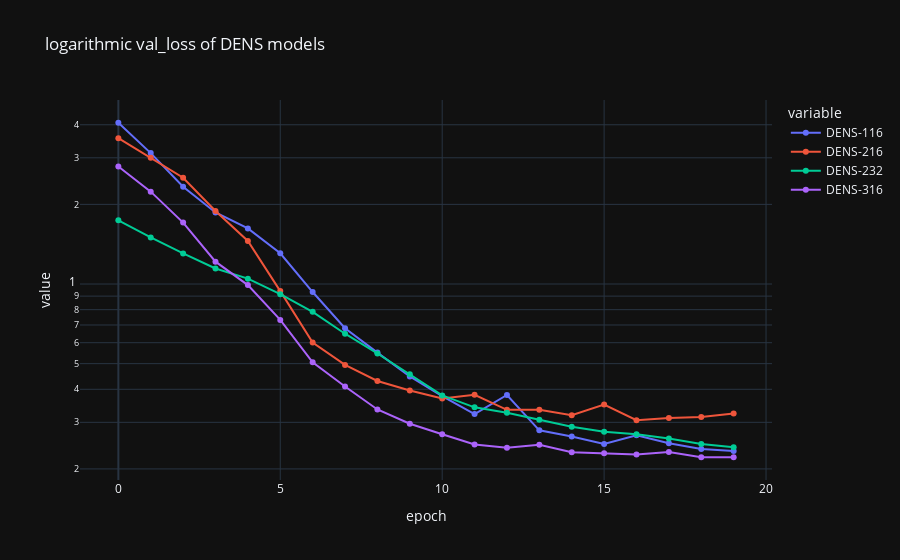

Notebook source saved alongside this figure:
### Code cell
plot_selection_metric("DENS")

### Figure 1 — Plotly figure (JSON) as saved in the notebook; plotly's stock layout.template omitted (floating-point values rounded to 4 significant figures)
{"data": [{"hovertemplate": "variable=DENS-116<br>epoch=%{x}<br>value=%{y}<extra></extra>", "legendgroup": "DENS-116", "line": {"color": "#636efa", "dash": "solid"}, "marker": {"symbol": "circle"}, "mode": "lines+markers", "name": "DENS-116", "orientation": "v", "showlegend": true, "type": "scatter", "x": [0, 1, 2, 3, 4, 5, 6, 7, 8, 9, 10, 11, 12, 13, 14, 15, 16, 17, 18, 19], "xaxis": "x", "y": [4.07, 3.125, 2.331, 1.865, 1.622, 1.307, 0.9326, 0.6807, 0.5506, 0.4472, 0.3771, 0.3226, 0.3806, 0.2798, 0.2651, 0.2486, 0.2679, 0.2503, 0.2381, 0.2339], "yaxis": "y"}, {"hovertemplate": "variable=DENS-216<br>epoch=%{x}<br>value=%{y}<extra></extra>", "legendgroup": "DENS-216", "line": {"color": "#EF553B", "dash": "solid"}, "marker": {"symbol": "circle"}, "mode": "lines+markers", "name": "DENS-216", "orientation": "v", "showlegend": true, "type": "scatter", "x": [0, 1, 2, 3, 4, 5, 6, 7, 8, 9, 10, 11, 12, 13, 14, 15, 16, 17, 18, 19], "xaxis": "x", "y": [3.56, 2.999, 2.522, 1.888, 1.455, 0.9401, 0.6011, 0.4944, 0.4301, 0.3959, 0.369, 0.3814, 0.3346, 0.3348, 0.3192, 0.3501, 0.3058, 0.3119, 0.314, 0.3242], "yaxis": "y"}, {"hovertemplate": "variable=DENS-232<br>epoch=%{x}<br>value=%{y}<extra></extra>", "legendgroup": "DENS-232", "line": {"color": "#00cc96", "dash": "solid"}, "marker": {"symbol": "circle"}, "mode": "lines+markers", "name": "DENS-232", "orientation": "v", "showlegend": true, "type": "scatter", "x": [0, 1, 2, 3, 4, 5, 6, 7, 8, 9, 10, 11, 12, 13, 14, 15, 16, 17, 18, 19], "xaxis": "x", "y": [1.742, 1.5, 1.305, 1.145, 1.048, 0.9152, 0.7848, 0.6489, 0.5462, 0.4555, 0.3792, 0.3418, 0.3258, 0.307, 0.2887, 0.2766, 0.2704, 0.2607, 0.2486, 0.2418], "yaxis": "y"}, {"hovertemplate": "variable=DENS-316<br>epoch=%{x}<br>value=%{y}<extra></extra>", "legendgroup": "DENS-316", "line": {"color": "#ab63fa", "dash": "solid"}, "marker": {"symbol": "circle"}, "mode": "lines+markers", "name": "DENS-316", "orientation": "v", "showlegend": true, "type": "scatter", "x": [0, 1, 2, 3, 4, 5, 6, 7, 8, 9, 10, 11, 12, 13, 14, 15, 16, 17, 18, 19], "xaxis": "x", "y": [2.783, 2.235, 1.707, 1.215, 0.9906, 0.7317, 0.5058, 0.4098, 0.3355, 0.2964, 0.2704, 0.2475, 0.2407, 0.2469, 0.2314, 0.2294, 0.2269, 0.2319, 0.2214, 0.2216], "yaxis": "y"}], "layout": {"legend": {"title": {"text": "variable"}, "tracegroupgap": 0}, "title": {"text": "logarithmic val_loss of DENS models"}, "xaxis": {"anchor": "y", "domain": [0, 1], "title": {"text": "epoch"}}, "yaxis": {"anchor": "x", "domain": [0, 1], "title": {"text": "value"}, "type": "log"}}}
